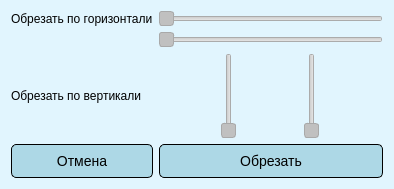
<?xml version="1.0" encoding="UTF-8"?>
<ui version="4.0">
 <class>Cut_image_mod</class>
 <widget class="QWidget" name="Cut_image_mod">
  <property name="geometry">
   <rect>
    <x>0</x>
    <y>0</y>
    <width>394</width>
    <height>189</height>
   </rect>
  </property>
  <property name="windowTitle">
   <string>Form</string>
  </property>
  <property name="styleSheet">
   <string notr="true">QWidget#Cut_image_mod { background-color: #e1f5fe; }
QPushButton {
    /*color: white;               /* Установка белого цвета текста */
    background-color: lightblue;     /* Установка синего цвета фона */
    border-radius: 5px;         /* Установка скругленных углов */
    border: 1px solid black;    /* Установка границы (можно настроить по вашему вкусу) */
    padding: 8px 15px;          /* Установка внутренних отступов (можно настроить по вашему вкусу) */
    font-family: &quot;Comic Sans MS&quot;; /* Установка шрифта Comic Sans */
    font-size: 14px;            /* Установка размера шрифта (можно настроить по вашему вкусу) */
}

QPushButton:hover {
    background-color: darkred;      /* Установка цвета фона при наведении */
}

QPushButton:pressed {
    background-color: purple;   /* Установка цвета фона при нажатии */
}


QSliderl::handle {
   background: white; /* Цвет фона ползунка */
    border: 2px solid gray; /* Цвет рамки ползунка */
    width: 18px; /* Ширина ползунка */
    margin-top: -2px; /* Отступ сверху */
    margin-bottom: -2px; /* Отступ снизу */
    border-radius: 9px; /* Радиус скругления углов */
}

QSlider::handle{
    background: #C0C0C0; /* Цвет фона слайдера */
    border: 1px solid #A9A9A9; /* Цвет рамки слайдера */
    height: 6px; /* Высота слайдера */
    border-radius: 3px; /* Радиус скругления углов */
}</string>
  </property>
  <layout class="QGridLayout" name="gridLayout">
   <item row="1" column="1">
    <widget class="QSlider" name="X2Slider">
     <property name="orientation">
      <enum>Qt::Horizontal</enum>
     </property>
    </widget>
   </item>
   <item row="0" column="1">
    <widget class="QSlider" name="XSlider">
     <property name="orientation">
      <enum>Qt::Horizontal</enum>
     </property>
    </widget>
   </item>
   <item row="2" column="0">
    <widget class="QLabel" name="label_2">
     <property name="text">
      <string>Обрезать по вертикали</string>
     </property>
    </widget>
   </item>
   <item row="0" column="0">
    <widget class="QLabel" name="label">
     <property name="text">
      <string>Обрезать по горизонтали</string>
     </property>
    </widget>
   </item>
   <item row="3" column="0">
    <widget class="QPushButton" name="cut_cancellation">
     <property name="text">
      <string>Отмена</string>
     </property>
    </widget>
   </item>
   <item row="3" column="1">
    <widget class="QPushButton" name="cut_ok">
     <property name="text">
      <string>Обрезать</string>
     </property>
    </widget>
   </item>
   <item row="2" column="1">
    <layout class="QHBoxLayout" name="horizontalLayout">
     <item>
      <widget class="QSlider" name="YSlider">
       <property name="orientation">
        <enum>Qt::Vertical</enum>
       </property>
      </widget>
     </item>
     <item>
      <widget class="QSlider" name="Y2Slider">
       <property name="orientation">
        <enum>Qt::Vertical</enum>
       </property>
      </widget>
     </item>
    </layout>
   </item>
  </layout>
 </widget>
 <resources/>
 <connections/>
</ui>
